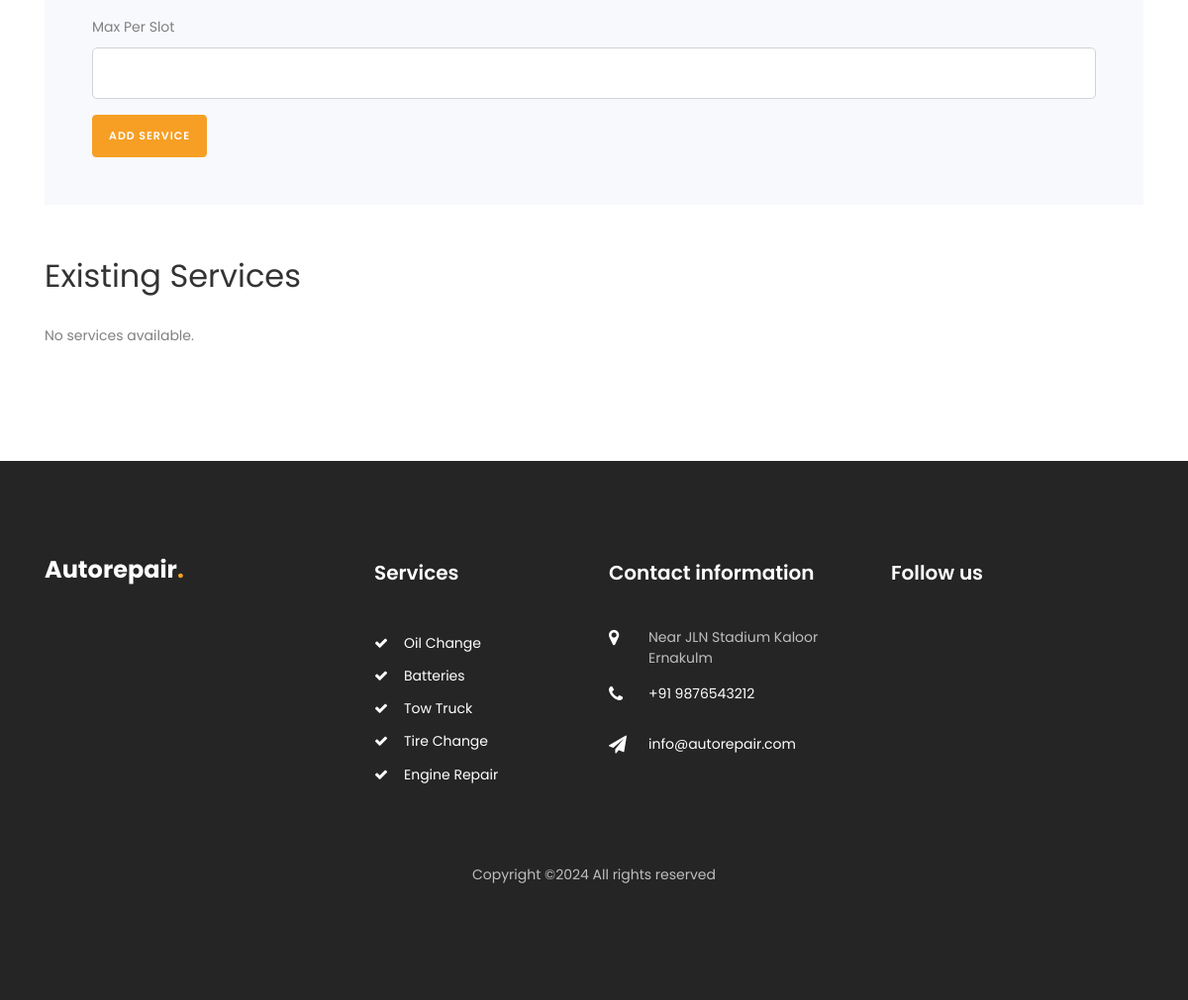
Page /garage_services/ (signed in, lower part) on the earlier database version.
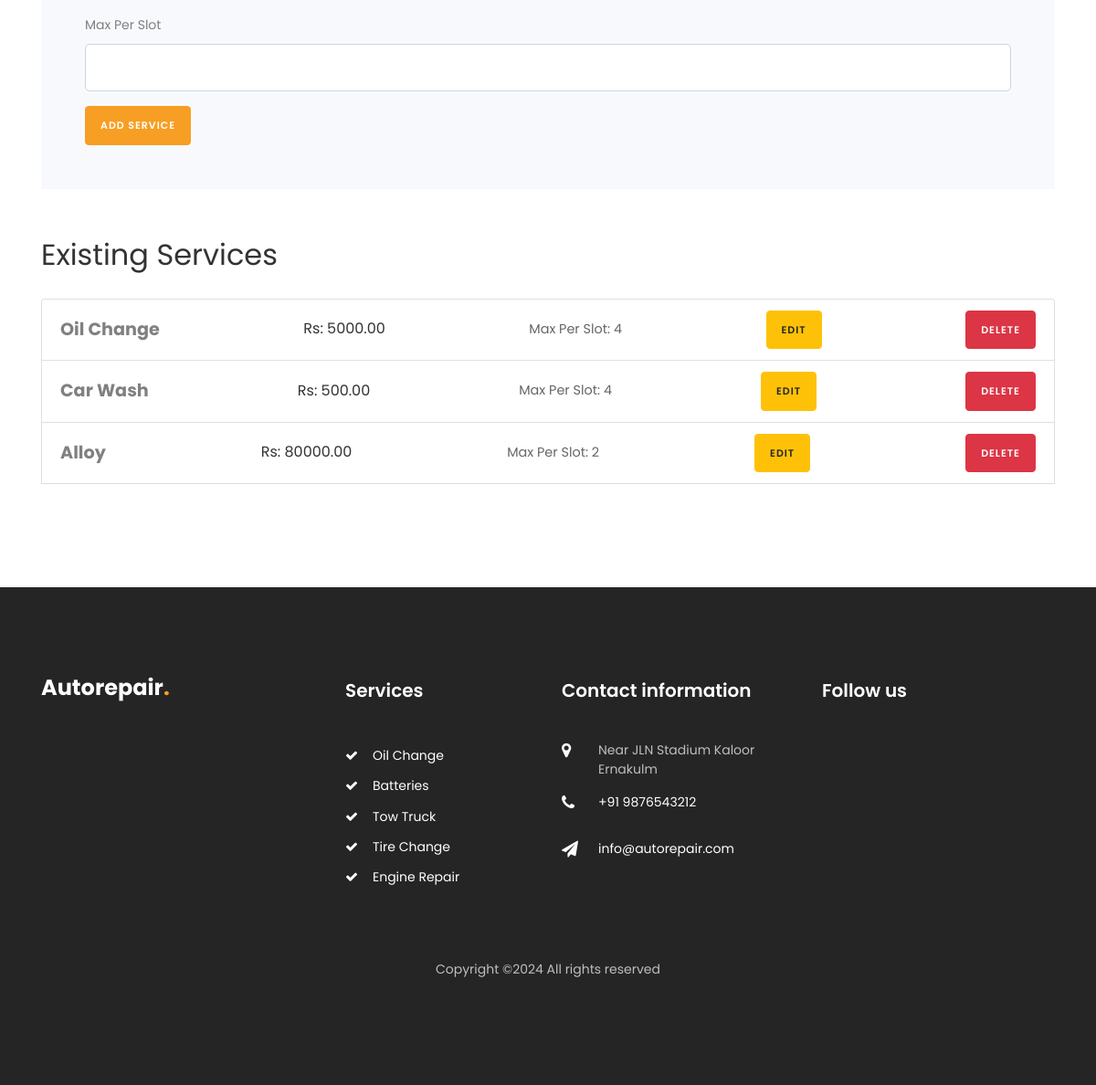
Same page on the later database version.
### car/models.py (models this page shows, shortened)
class GarageService(models.Model):
    garage = models.ForeignKey(Garage, on_delete=models.CASCADE, related_name='services')
    service_name = models.CharField(max_length=255)
    price = models.DecimalField(max_digits=10, decimal_places=2)
    max_per_slot = models.PositiveIntegerField()

### car/views.py (the view, shortened to what this page needs)
# urls.py: path('garage_services/', views.garage_services, name='garage_services'),
@login_required
def garage_services(request):
    garage = get_object_or_404(Garage, user=request.user)
    services = GarageService.objects.filter(garage=garage)
    return render(request, 'garage_services.html', {
        'services': services,
        'garage': garage,  # Ensure this is passed to the template
    })

### templates/garage_services.html (shortened to what the changed rows need)
{% load static %}
<!DOCTYPE html>
<html lang="en">
  <head>
    <link rel="stylesheet" href="https://stackpath.bootstrapcdn.com/font-awesome/4.7.0/css/font-awesome.min.css">
    <link rel="stylesheet" href="{% static 'css/animate.css' %}">
    <link rel="stylesheet" href="{% static 'css/owl.carousel.min.css' %}">
    <link rel="stylesheet" href="{% static 'css/owl.theme.default.min.css' %}">
    <link rel="stylesheet" href="{% static 'css/magnific-popup.css' %}">
    <link rel="stylesheet" href="{% static 'css/bootstrap-datepicker.css' %}">
    <link rel="stylesheet" href="{% static 'css/jquery.timepicker.css' %}">
    <link rel="stylesheet" href="{% static 'css/flaticon.css' %}">
    <link rel="stylesheet" href="{% static 'css/style.css' %}">
  </head>
  <body>
    <section class="ftco-section">
      <div class="container">
          <h2 class="mb-4 mt-5">Existing Services</h2>
          <ul class="list-unstyled">
              {% for service in services %}
              <li class="list-group-item">
                  <div class="service-info">
                      <strong>{{ service.service_name }}</strong>
                      <span class="price">Rs: {{ service.price }}</span>
                      <span class="max-per-slot">Max Per Slot: {{ service.max_per_slot }}</span>
                      <a href="#" class="btn btn-warning btn-sm" data-toggle="modal" data-target="#editModal{{ service.id }}">Edit</a>
                      <form method="post" action="{% url 'delete_service' service.id %}" style="display:inline;">
                          <button type="submit" class="btn btn-danger btn-sm">Delete</button>
                      </form>
                  </div>
              </li>
              {% empty %}
              <li>No services available.</li>
              {% endfor %}
          </ul>
      </div>
  </section>
    <footer class="footer ftco-section">
      <div class="container">
        <div class="row mb-5">
          <div class="col-md-6 col-lg">
            <div class="ftco-footer-widget mb-4">
              <h2 class="logo"><a href="/">Autorepair<span>.</span></a></h2>
            </div>
          </div>
          <div class="col-md-6 col-lg">
            <div class="ftco-footer-widget mb-4 ml-md-5">
              <h2 class="ftco-heading-2">Services</h2>
            </div>
          </div>
          <div class="col-md-6 col-lg">
            <div class="ftco-footer-widget mb-4">
            	<h2 class="ftco-heading-2">Contact information</h2>
            </div>
          </div>
          <div class="col-md-6 col-lg">
             <div class="ftco-footer-widget mb-4">
              <h2 class="ftco-heading-2">Follow us</h2>
            </div>
          </div>
        </div>
      </div>
    </footer>
  </body>
</html>

Differences in the rows shown:
added GarageService: service_name "Oil Change", price "5000.00", max_per_slot "4"
added GarageService: service_name "Car Wash", price "500.00", max_per_slot "4"
added GarageService: service_name "Alloy", price "80000.00", max_per_slot "2"
Other differences:
text no longer shown: "No services available."
